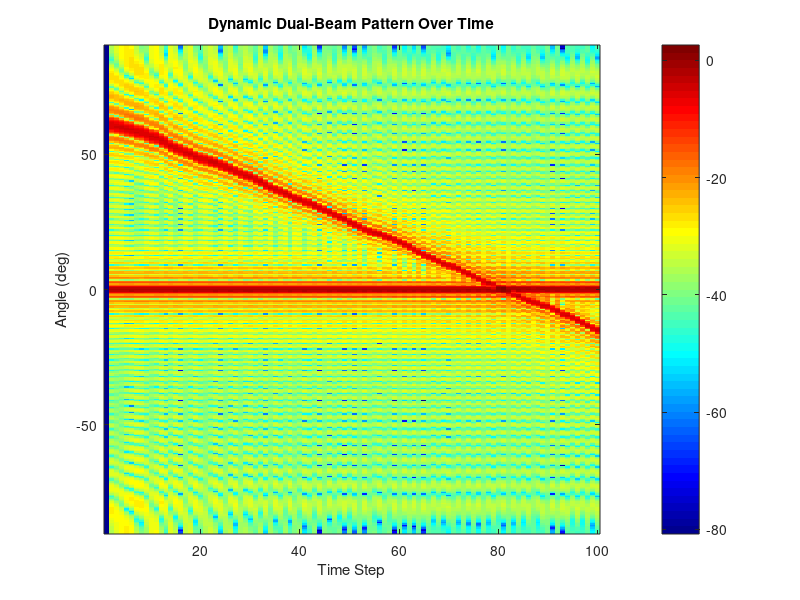

Recreate this plot in MATLAB.
% Dynamically track movement over time using an adaptive beam steering mechanism based on:
% % Time-varying angle of arrival (AoA) (simulated object moving across space).
% % Periodic feedback from the receiver to the transmitter.
% % A simple Kalman-like filter to smooth AoA estimation (optional but improves realism).
% % A continuously updated dual-beam pattern.

clc; clear;

%% Parameters
M = 64;          % Transmit antennas
K = 5;           % Number of users
fc = 28e9;       % Carrier frequency
c = 3e8;
lambda = c/fc;
d = lambda/2;    % Antenna spacing

angles_comm = [-10, -5, 0, 5, 10]; % User angles in degrees
theta_comm_rad = deg2rad(angles_comm);

% Time settings
T = 1;           % Time step (s)
num_steps = 100; % Simulation duration

% Object movement
theta_obj_true = linspace(60, -20, num_steps);  % Moving from 60° to -20°
theta_obj_est = zeros(1, num_steps);            % Receiver's estimate
theta_obj_est(1) = theta_obj_true(1) + randn;   % Initial noisy estimate

% Optional: Kalman-like smoothing
alpha_track = 0.85;

% Steering vector
a_theta = @(theta_deg) exp(1j*2*pi*d*(0:M-1)'*sin(deg2rad(theta_deg))/lambda) / sqrt(M);

%% Channel matrix (fixed)
H = zeros(K, M);
for k = 1:K
    H(k,:) = a_theta(rad2deg(theta_comm_rad(k)))';
end

% Communication beam (fixed)
mean_comm_angle = mean(theta_comm_rad);
a_comm = a_theta(rad2deg(mean_comm_angle));

%% Visualization setup
theta_scan = -90:0.5:90;
beam_pattern_time = zeros(length(theta_scan), num_steps);

%% Main Simulation Loop
for t = 2:num_steps
    % Receiver estimates AoA with noise
    aoa_measured = theta_obj_true(t) + 1.5*randn;
    
    % Apply tracking filter (e.g., low-pass filter)
    theta_obj_est(t) = alpha_track * theta_obj_est(t-1) + (1 - alpha_track) * aoa_measured;
    
    % Construct sensing beam
    a_obj = a_theta(theta_obj_est(t));
    
    % Power allocation
    alpha = sqrt(0.7); beta = sqrt(0.3);
    w_dual = alpha*a_comm + beta*a_obj;
    
    % Beam pattern at this time
    for i = 1:length(theta_scan)
        a_scan = a_theta(theta_scan(i));
        beam_pattern_time(i, t) = abs(a_scan' * w_dual)^2;
    end
end

%% Plotting: Dynamic Beam Pattern as Heatmap
figure;
imagesc(1:num_steps, theta_scan, 10*log10(beam_pattern_time));
xlabel('Time Step');
ylabel('Angle (deg)');
title('Dynamic Dual-Beam Pattern Over Time');
colorbar; colormap jet;
axis xy;
